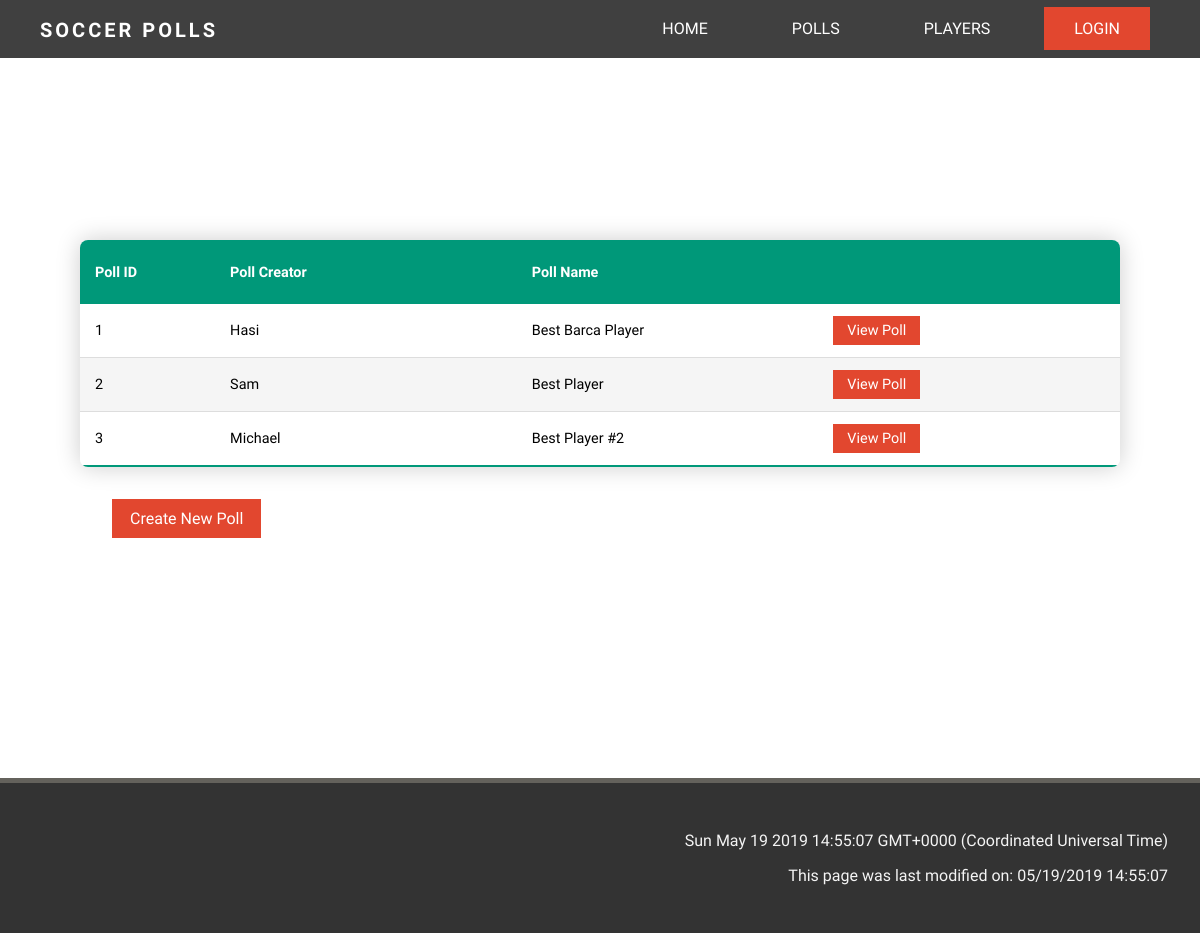
Before: /polllist with the older database file.
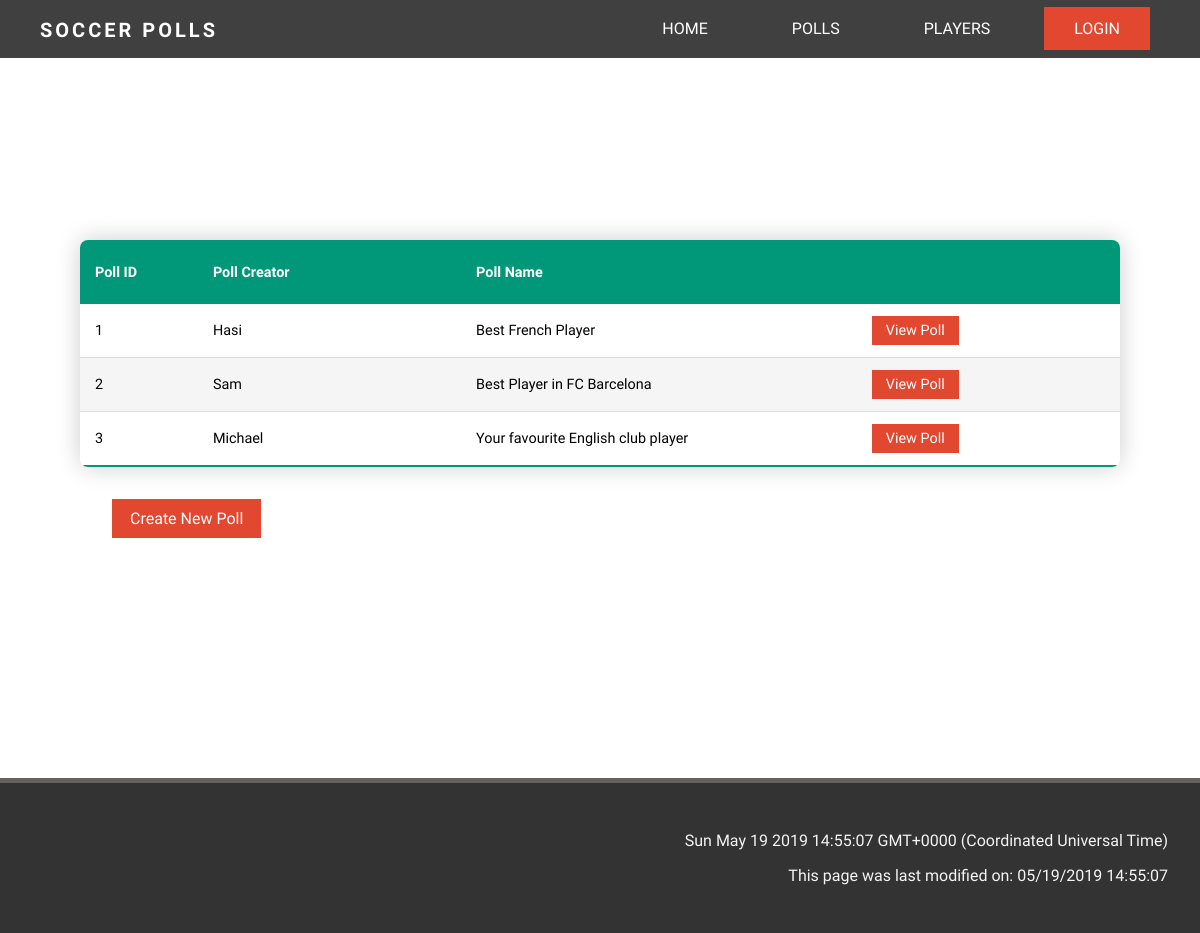
After: the same page with the newer database file.
### app/models.py (models this page shows, shortened)
class Polls(db.Model):
    pollid = db.Column(db.Integer, primary_key=True)
    pollname = db.Column(db.String(64), index=True, unique=False)
    creatorid = db.Column(db.Integer, db.ForeignKey('user.id'))

class User(UserMixin, db.Model):
    id = db.Column(db.Integer, primary_key=True)
    username = db.Column(db.String(64), index=True, unique=True)
    email = db.Column(db.String(120), index=True, unique=True)
    password_hash = db.Column(db.String(128))
    admin = db.Column(db.Boolean, index=False, default=False)
    createdpolls = db.relationship('Polls', backref='creator', lazy='dynamic')
    voter = db.relationship('PollVote', backref='voter', lazy='dynamic')

### app/routes.py (the view)
@app.route('/polllist')
def polllist():
    polls = Polls.query.all()
    return render_template('polllist.html', polllist=polls)

### app/templates/polllist.html (shortened to what this page needs)
<!DOCTYPE html>
<html lang="en">
    <head>
    </head>
{% extends "base2.html" %}
{% block content %}
<div class="table-container">
  <table class="table-content">
    <thead>
      <tr>
        <th>Poll ID</th>
        <th>Poll Creator</th>
        <th>Poll Name</th>
        <th></th>
      </tr>
    </thead>
    <tbody>
      {% for poll in polllist %}
      <tr id=poll.pollid>
        <td>{{ poll.pollid }} </td>
        <td class="fix-size">{{ poll.creator.username }}</td>
        <td class="fix-size">{{ poll.pollname }}</td>
        <td class="fix-size"><a href="{{ url_for('poll', pollid=poll.pollid) }}" class="tablebtn">View Poll </a></td>
      </tr>
      {% endfor %}
  </table>
  <a href="{{ url_for('pollcreate')}}" class="otherbtn">Create New Poll </a>
</div>
{% endblock %}

### app/templates/base2.html (shortened to what this page needs)
<!DOCTYPE html>
<html lang="en">
<head>
    <link rel="stylesheet" href="https://use.fontawesome.com/releases/v5.7.0/css/all.css"
>
    <link rel="stylesheet" type="text/css" href="{{ url_for('static',filename='style/style.css') }}" />
</head>
<body>
    <header>
        <nav class="navbar">
            <div class="logo">Soccer Polls</div>
            <ul class="navbar-not-home">
                <li><a href="{{ url_for('index') }}">Home</a></li>
                <li><a href="{{ url_for('polllist') }}">Polls</a></li>
                <li><a href="{{ url_for('playerlist') }}">Players</a></li>
                {% if current_user.is_anonymous %}
                <li><a class="active" href="{{ url_for('login') }}">Login</a></li>
                {% else %}
                <li><a class="active" href="{{ url_for('logout') }}">Logout</a></li>
                {% endif %}
            </ul>
        </nav>
    </header>
    <div>
        {% block content %}
        {% endblock %}
    </div>
    <footer class="dark-background">
        <p id="demo"> </p>
        <p id="demo2"> </p>
    </footer>
</body>
</html>

### app/static/style/style.css (style rules this page uses)
*, *::before, *::after { box-sizing: border-box; }
body { margin: 0; padding: 0; font-family: 'PT Sans', sans-serif; font-weight: 400; background-color: #fff; }
.dark-background { background: #333; color: #f4f4f4; }
footer { padding: 2rem; border-top: 5px solid #64625c; color: #fff; left: 0; bottom: 0; width: 100%; }
footer p { text-align: right; color: #f4f4f4; }
header { text-transform: uppercase; }
.logo { position: fixed; float: left; color: white; font-weight: bold; font-size: 20px; letter-spacing: 3px; padding-left: 40px; line-height: inherit; height: inherit; font-family: 'Work Sans', sans-serif; }
nav { top: 0; left: 0; position: fixed; z-index: 10; width: 100%; line-height: 60px; }
nav ul { line-height: 50px; list-style: none; background: rgba(0, 0, 0, 0); overflow: hidden; color: white; text-align: right; margin: 0; padding-right: 40px; }
.navbar-not-home { background: rgba(0, 0, 0, 0.75); }
nav ul li { display: inline-block; padding: 4px 10px;; }
nav ul li a { text-decoration: none; color: white; font-size: 16px; padding: 12px 30px; opacity: 1; position: relative; }
nav ul li a::before { content: ''; display: block; height: 5px; background: white; position: absolute; top: -5px; left: 0; right: 0; transform: scale(0, 1); transition: ease-in-out 0.25s; }
nav ul li a.active, nav ul li a.active:hover { background: #E2472F; }
.table-container { margin: 15rem 5rem; }
.fix-size { min-width: 161px; }
.table-content { border-collapse: collapse; font-size: 0.9em; border-radius: 0.5rem; overflow: hidden; box-shadow: 0 0 25px rgba(0, 0, 0, 0.2); width: 100%; }
.table-content thead tr { background-color: #009879; text-align: left; color: white; font-weight: bold; height: 4rem; }
.table-content tbody tr { height: 3rem; }
.table-content th, .table-content td { padding: 12px 15px; }
.table-content tbody tr { border-bottom: 1px solid #dddddd; background-color: white; }
.table-content tbody tr:nth-of-type(even) { background-color: #f5f5f5; }
.table-content tbody tr:last-of-type { border-bottom: 2px solid #009879; }
.tablebtn { width: auto; padding: 6px 14px; background-color: #E2472F; color: white; display: inline-block; text-decoration: none; }
.otherbtn { margin: 2rem; width: auto; padding: 10px 18px; background-color: #E2472F; color: white; display: inline-block; text-decoration: none; margin-bottom: auto; }

Changed rows visible on the page:
changed Polls "Hasi": pollname "Best Barca Player" → "Best French Player"
changed Polls "Sam": pollname "Best Player" → "Best Player in FC Barcelona"
changed Polls "Michael": pollname "Best Player #2" → "Your favourite English club player"
